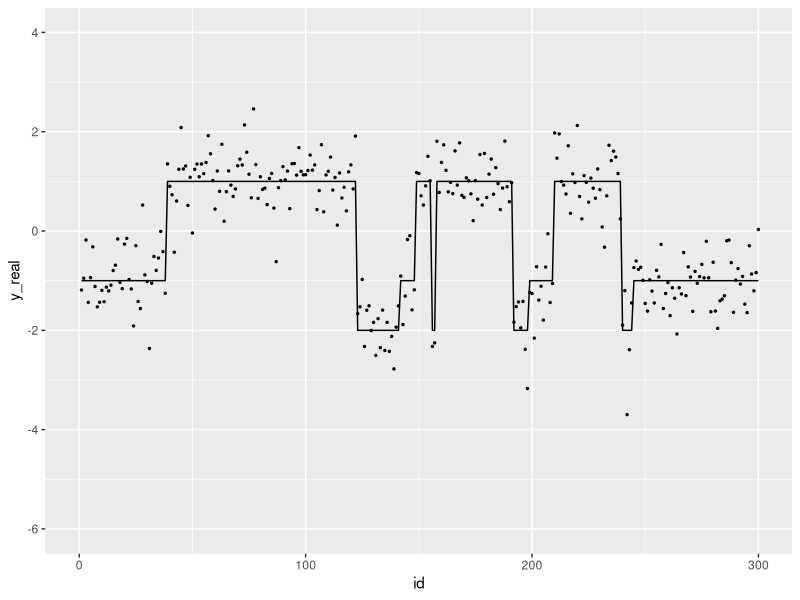

This chart was generated by the following R code: (Note: this script raises an error after producing the figure.)
## ---- chunk 1
set.seed(1234)
# transMtx = matrix(c(0.95,0.015,0.005,0.03,
#                      0.005,0.98,0.010,0.005,
#                      0.015,0.005,0.90,0.08,
#                      0.05,0.01,0.14,0.8),byrow = TRUE,ncol = 4)
# pi = c(0,0.85,0.05,0.1)
# mu = c(-2,-1,1,3)
# sigma = rep(0.9 ,4)

transMtx = matrix(c(0.98,0.015,0.005,
                     0.005,0.98,0.015,
                     0.015,0.005,0.98),byrow = TRUE,ncol = 3)
pi = c(0,0.95,0.05)
mu = c(-2,-1,1)
sigma = rep(0.5,3)

T = 300
M = dim(transMtx)[1]

x = rep(NA,T)
x[1] = sample(1:M,1,prob = pi)
for (i in 2:T){
  x[i] = sample(1:M,1,prob = transMtx[x[i-1],])
}

y = rep(NA,T); y_real = rep(NA,T)
for (i in 1:T){
  idx = x[i]
  y_real[i] = mu[idx]
  y[i] = rnorm(1,y_real[i],sigma[idx])
}

library('ggplot2')
dat = data.frame(id = 1:T, x = x, y = y, y_real = y_real)
p <- ggplot(dat,aes(x = id, y = y_real))+
  geom_line()+
  geom_point(aes(x = id, y = y),size = 0.5)+
  xlim(0,T)+
  ylim(-6,4)
p

NumberofSegments = length(rle(x)$value)
NumberofSegments
## ---- chunk 2
library(matrixStats)
lmy_forward_constraint <- function(obs,mu,sigma,transMtx,pi,kmax){
  T = length(obs)
  M = length(pi)
  
  lA = array(NA,dim=c(M,kmax,T))
  transMtx_NoDiag = transMtx - diag(diag(transMtx))
  lpy_x = mapply(obs,FUN = function(x) dnorm(x,mu,sigma,log = TRUE))
  
  ## k = 1 at position 1
  lA[,1,1] =  lpy_x[,1] + log(pi)
  for (s in 2:T){
    ## k = 1
    lA[,1,s] = lA[,1,s-1] + log(diag(transMtx)) + lpy_x[,s]
  }
  if (kmax == 1){ return(lA) }
  
  for (k in 2:kmax){
    for (i in 1:M) { lA[i,k,k] = logSumExp(lA[,k-1,k-1] + log(transMtx_NoDiag[,i])) + lpy_x[i,k] } ## k = k at position k
    if( k < T ){
      for (s in (k+1):T){
        for (i in 1:M){
          tmp = lA[,c(k-1,k),(s-1)] + log(cbind(transMtx_NoDiag[,i],diag(diag(transMtx))[,i]))
          lA[i,k,s] = logSumExp(tmp) + lpy_x[i,s]
        }
      }
    }
  }
  return(lA)
}
## ---- chunk 3
my_FFBS_constraint = function(obs,mu,sigma,transMtx,pi,kmax){
  T = length(obs)
  M = length(pi)
  success = 0
  
  transMtx_NoDiag = transMtx - diag(diag(transMtx))
  lA = lmy_forward_constraint(obs,mu,sigma,transMtx,pi,kmax)
  llk = logSumExp(lA[,,T])
  
  while(success<1){
    lprob = apply(lA[,,T],2,function(x) logSumExp(x))
    kseg = sample(1:kmax,1,prob = c(exp(lprob-logSumExp(lprob))))
    x = rep(NA,T); s = kseg;
    x[T] = sample(1:M,1,prob = exp(lA[,kseg,T]-logSumExp(lA[,kseg,T])))
    for (j in (T-1):1){
      if(j>=s){
        if(s == 1){
          x[j] = x[j+1]
        }else{
          lprob = lA[,c(s-1,s),j] + log(cbind(transMtx_NoDiag[,x[j+1]],diag(diag(transMtx))[,x[j+1]]))
          tmp = sample(1:length(lprob),1,prob = c(exp(lprob-logSumExp(lprob))))
          x[j] = ifelse(tmp <= M,tmp,tmp-M)
          s = s - (x[j] != x[j+1])
        }
      #print(paste(s,j,x[j],sep = ";"))
      }
    }
    if(!is.na(x[1])){
      success = success+1
    }
  }
  return(list("x"=x,"llk"=llk))
}
## ---- chunk 4
library("gtools")
library("truncnorm")
FB_sampler_one <- function(y,mu,sigma2_inv,beta,A,pi,x,K,epsilon,kappa,alpha,g,h,kmax){
  sigma2 = 1/sigma2_inv
  ##### update mu
  for(i in 1:K){
    S = sum(y[x==i])
    n = sum(x==i)
    ## no constraint
    #mu[i] = rnorm(1,(S+kappa*epsilon*sigma2)/(n+kappa*sigma2),sqrt((sigma2)/(n+kappa*sigma2)))
    ## truncated normal
    mu[i] = rtruncnorm(n = 1,a = max(-Inf,mu[i-1],na.rm = TRUE),b = min(Inf,mu[i+1],na.rm = TRUE),mean = (S+kappa*epsilon*sigma2[i])/(n+kappa*sigma2[i]),sd = sqrt((sigma2[i])/(n+kappa*sigma2[i])))
  }
  
  ##### update sigma2
  for(i in 1:K){
    n = sum(x==i)
    Sq = sum((y[x==i]-mu[i])^2)
    sigma2_inv[i] = rgamma(1,alpha+0.5*n,beta+0.5*Sq)
  }
  sigma2 = 1/sigma2_inv
  
  ##### update beta
  beta = rgamma(1,g+3*alpha,h+sum(sigma2_inv))
  
  ##### update A
  N_trans = matrix(0,ncol=K,nrow = K)
  for(i in 1:T-1)
    N_trans[x[i],x[i+1]] = N_trans[x[i],x[i+1]] + 1
  for(i in 1:K){
    A[i,] = rdirichlet(1,N_trans[i,]+1)
  }
  
  ##### update pi
  pi = rdirichlet(1,rep(1,K)+(x[1] == 1:K))
  
  ##### update x
  tmp = my_FFBS_constraint(y,mu,sqrt(sigma2),A,pi,kmax)
  x = tmp$x; llk = tmp$llk  ##### calculate after x was updated?
  
  return(list("pi"=pi,"A"=A,"mu"=mu,"beta"=beta,"sigma2_inv"=sigma2_inv,"x"=x,"llk"=llk))
}
## ---- chunk 5
FB_sampler_constraint <- function(data, K, kmax, burnin = 200, thin = 1, num_sample = 1000){
  ## some constants from data
  y = data;
  T = length(y)
  epsilon = sum(range(y))/2
  R = diff(range(y))
  kappa = 1/R^2
  num = 1
  
  ## hyperparameters constant
  alpha = 2
  g = 0.2
  h = 10 / R^2
  
  ## random start point
  pi = rep(1/K,K)
  A = matrix(rep(1/K,K*K),ncol = K)
  mu = sort(rnorm(K,epsilon,1/kappa))
  beta = rgamma(1,g,h)
  sigma2_inv = rep(rgamma(1,alpha,beta),K)
  x = sample(1:K,T,replace = TRUE)
  
  ## gibbs sampler
  ### initialize storage
  pi_sam = matrix(0,nrow = num_sample,ncol = K)
  A_sam = array(0,dim=c(K,K,num_sample))
  mu_sam = matrix(0,nrow = num_sample,ncol = K)
  beta_sam = rep(0,num_sample)
  sigma2_inv_sam = matrix(0,nrow = num_sample,ncol = K)
  x_sam = matrix(0,nrow = num_sample,ncol = T)
  llk_sam = rep(0,num_sample)
  
  ### sampler start
  #### burnin step
  for(iter in 1: burnin){
    hmm_sample = FB_sampler_one(y,mu,sigma2_inv,beta,A,pi,x,K,epsilon,kappa,alpha,g,h,kmax)
    mu = hmm_sample$mu
    sigma2_inv = hmm_sample$sigma2_inv
    beta = hmm_sample$beta
    A = hmm_sample$A
    pi = hmm_sample$pi
    x = hmm_sample$x
  }
  
  ##### sampling
  for (iter in 1:(thin*num_sample)){
    hmm_sample = FB_sampler_one(y,mu,sigma2_inv,beta,A,pi,x,K,epsilon,kappa,alpha,g,h,kmax)
    mu = hmm_sample$mu
    sigma2_inv = hmm_sample$sigma2_inv
    beta = hmm_sample$beta
    A = hmm_sample$A
    pi = hmm_sample$pi
    x = hmm_sample$x
    llk = hmm_sample$llk
  
    ##### store the samples
    if(iter%%thin==0){
      pi_sam[num,] = pi
      A_sam[,,num] = A
      mu_sam[num,] = mu
      beta_sam[num] = beta
      sigma2_inv_sam[num,] = sigma2_inv
      x_sam[num,] = x
      llk_sam[num] = llk
      num = num + 1
    }
  }
  
  return(list("pi"=pi_sam,"A"=A_sam,"mu"=mu_sam,"beta"=beta_sam,"sd"=sqrt(1/sigma2_inv_sam),"x"=x_sam,"llk"=llk_sam))
}
## ---- chunk 6
#result = FB_sampler_constraint(data = y,K = 3,kmax = 15,burnin = 100,thin = 1,num_sample = 200)
#plot(apply(result$x,2,mean),type="l")
#plot(x,type="l")
dat = data.frame(id = 1:T, x = x, x_posmean = apply(result$x,2,mean))
library("reshape2")
datm = melt(dat,id.vars = 1)
p <- ggplot(datm,aes(x = id, y = value))+
  geom_line(aes( color = variable,group = variable))+
  scale_color_manual(values = c("red","green"),labels = c("x_real","x_posmean"))+
  xlim(0,T)+
  ylim(0,5)
p
apply(result$mu,-1,mean)
apply(result$sd,-1,mean)
length(rle(apply(result$x,2,mean))$values)
## ---- chunk 7
s = apply(result$x,1,function(x) length(rle(x)$values))
hist(s)
## ---- chunk 8
## kmax: max num of segments
## smax: max num of states

Determine_num_state_constraint = function(y,smax = 5,kmax = NumberofSegments+10,burnin=1000,thin=1,num_sample=1000){
  lprobS = matrix(0,ncol = smax,nrow = num_sample)
  
  ## calculate likelihood eq21
  for(k in 2:smax){ ## k can not be 1
    lprobS[,k] = FB_sampler_constraint(data = y,K = k,kmax = kmax, burnin = burnin,num_sample = num_sample)$llk
  }
  
  ## add prior
  lprobS = lprobS + log(1/Kmax)
  
  ## normalization
  lprobS = apply(lprobS,1,function(x) x-logSumExp(x))
  
  ## mc calculation eq21
  postS = apply(lprobS,1, function(x) exp(logSumExp(x))/num_sample)
  return(postS)
  
}
## ---- chunk 9
smax = 6
postS = Determine_num_state_constraint(y = y,smax = smax,kmax = NumberofSegments+10,burnin = 1000,num_sample = 1000)
postS
p <- ggplot(data.frame(id=1:Kmax,prob=postS),aes(x=id,y=prob)) + 
  geom_bar(stat = "identity",position = "dodge",width = 0.6)
p
